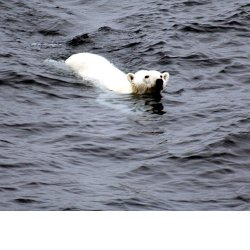
#> input picture source.jpg, 250 x 250 px
$ python poisson_image_editing.py
#> lines starting #> are read from the running program, lines starting #| are printed output that depends on the picture; after the words box and inside, x2 and y2 are one past the last pixel; in counts of white or black regions, pixels touching at a corner belong together
import cv2
import numpy as np
import scipy.sparse
import scipy.sparse.linalg

class PoissonEditor:
    def __init__(self, source_path, target_path, mask_path):
#> called with source_path = 'source.jpg', target_path = 'target.jpg', mask_path = 'mask.jpg'
        self.source_img = cv2.imread(source_path)
#> self.source_img is the input picture: shape (250, 250, 3); mean B, G, R 156.4, 146.3, 143.7
        self.target_img = cv2.imread(target_path)
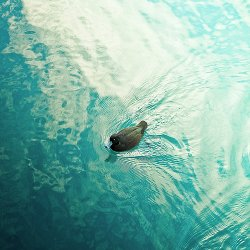
#> input picture target.jpg, 250 x 250 px
#> self.target_img is the input picture: shape (250, 250, 3); mean B, G, R 168.4, 180.3, 128.4
        self.mask_img = cv2.imread(mask_path, 0)
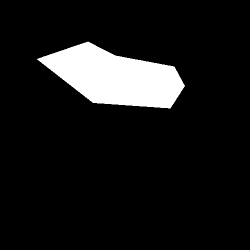
#> input picture mask.jpg, 250 x 250 px
#> self.mask_img is the input picture: shape (250, 250); min 0, max 255, mean 23.8
        self.mask = np.atleast_3d(self.mask_img).astype(np.single) / 255.
        self.mask[self.mask != 1] = 0
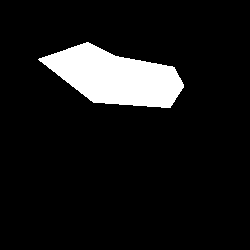
#> self.mask: shape (250, 250, 1) float32; values 0 (black) and 1 (white), 9.2% white; 1 white region, box (x1, y1, x2, y2) and area: (38, 42, 184, 108) 5740
        self.mask = self.mask[:,:,0]
        self.channel_num = self.source_img.shape[-1]
#> self.channel_num = 3
        print("start")
        self.result_stack = [self.poissonEdit(self.source_img[:,:,i], self.target_img[:,:,i], self.mask) for i in range(self.channel_num)]
        self.result = cv2.merge(self.result_stack)
        cv2.imwrite('result.png', self.result)
        print("success")

    def neighbors(self, index):
        i,j = index
        return [(i+1, j), (i-1, j), (i, j+1), (i, j-1)]

    def div(self, source, index):
        i,j = index
        return 1 * source[i+1, j] + 1 * source[i-1, j] + 1 * source[i, j+1] + 1 * source[i, j-1] - 4 * source[i, j]

    def pointOnEdge(self, mask, index):
        if(mask[index] == 1):
            for neighbor in self.neighbors(index):
                if(mask[neighbor] != 1):
                    return True
        return False

    def poissonEdit(self, source, target, mask):
        nonzero = np.nonzero(mask)
#> nonzero = 5740 positions, rows 42 to 107, columns 38 to 183
        points = list(zip(nonzero[0], nonzero[1]))
#> points = 5740 pairs, first value 42 to 107, second value 38 to 183
        n = len(points)
#> n = 5740
        print("process A")
        A = scipy.sparse.lil_matrix((n, n))
        #print(A.data)
        for i, index in enumerate(points):
            A[i,i] = -4
            for x in self.neighbors(index):
                if x not in points:
                    continue
                j = points.index(x)
                #print(A[i])
                A[i,j] = 1
#> this loop made 5740 passes

        print("process b")
        b = np.zeros(n)
#> b = 5740 values from 0 to 0
        for i, index in enumerate(points):
            b[i] = self.div(source, index)
            if(self.pointOnEdge(mask, index)):
                for neighbor in self.neighbors(index):
                    if (mask[neighbor] != 1):
                        b[i] -= target[neighbor]
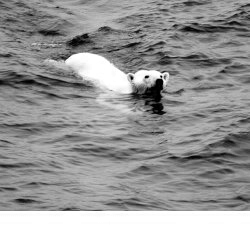
#> source: shape (250, 250); min 0, max 255, mean 156.4
#> after the loop, b = 5740 values, max 444 at index 2843, min -541 at index 489, mean -14.53
        print("calculate x")
        x = scipy.sparse.linalg.cg(A, b)
        result = np.copy(target).astype(int)
        for i, index in enumerate(points):
            result[index] = x[0][i]
#> this loop made 5740 passes
#> result: shape (250, 250) int64; min 0, max 381, mean 171.9
        return result

if __name__ == '__main__':
    source = "source.jpg"
    target = "target.jpg"
    mask = "mask.jpg"
    poisson = PoissonEditor(source, target, mask)
#> the loop in poissonEdit (call 2), `for i, index in enumerate(points):` made 5740 passes
#> in poissonEdit (call 2), `b = np.zeros(n)`: b = 5740 values from 0 to 0
#> the loop in poissonEdit (call 2), `for i, index in enumerate(points):` made 5740 passes
#> after the loop in poissonEdit (call 2), `for i, index in enumerate(points):`:
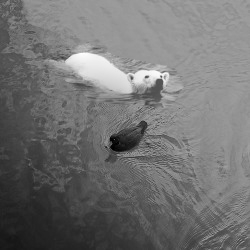
#> result: shape (250, 250) int64; min 1, max 409, mean 184.4; drawn with min black and max white
#> the loop in poissonEdit (call 3), `for i, index in enumerate(points):` made 5740 passes
#> after the loop in poissonEdit (call 3), `for i, index in enumerate(points):`:
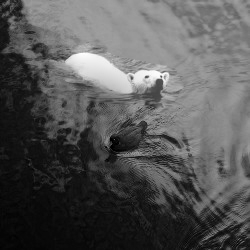
#> result: shape (250, 250) int64; min 0, max 390, mean 132.3; drawn with min black and max white
#> in __init__, `cv2.imwrite('result.png', self.result)`:
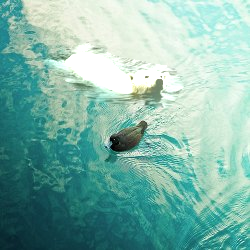
#> saved as result.png: shape (250, 250, 3); mean B, G, R 169.7, 180.9, 129.7
